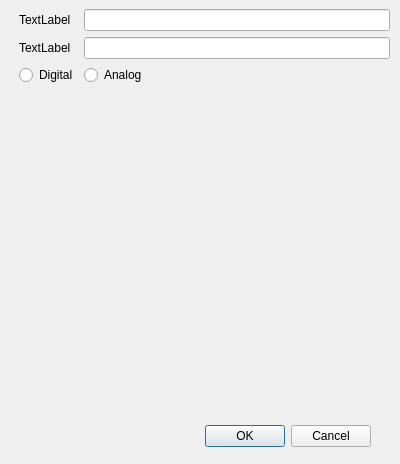
<?xml version="1.0" encoding="UTF-8"?>
<ui version="4.0">
 <class>Dialog</class>
 <widget class="QDialog" name="Dialog">
  <property name="geometry">
   <rect>
    <x>0</x>
    <y>0</y>
    <width>400</width>
    <height>464</height>
   </rect>
  </property>
  <property name="windowTitle">
   <string>Dialog</string>
  </property>
  <widget class="QDialogButtonBox" name="buttonBox">
   <property name="geometry">
    <rect>
     <x>30</x>
     <y>420</y>
     <width>341</width>
     <height>32</height>
    </rect>
   </property>
   <property name="orientation">
    <enum>Qt::Horizontal</enum>
   </property>
   <property name="standardButtons">
    <set>QDialogButtonBox::Cancel|QDialogButtonBox::Ok</set>
   </property>
  </widget>
  <widget class="QWidget" name="formLayoutWidget">
   <property name="geometry">
    <rect>
     <x>19</x>
     <y>9</y>
     <width>371</width>
     <height>401</height>
    </rect>
   </property>
   <layout class="QFormLayout" name="formLayout">
    <property name="formAlignment">
     <set>Qt::AlignLeading|Qt::AlignLeft|Qt::AlignTop</set>
    </property>
    <item row="0" column="0">
     <widget class="QLabel" name="label">
      <property name="text">
       <string>TextLabel</string>
      </property>
     </widget>
    </item>
    <item row="0" column="1">
     <widget class="QLineEdit" name="lineEdit">
      <property name="minimumSize">
       <size>
        <width>250</width>
        <height>0</height>
       </size>
      </property>
     </widget>
    </item>
    <item row="1" column="0">
     <widget class="QLabel" name="label_2">
      <property name="acceptDrops">
       <bool>true</bool>
      </property>
      <property name="layoutDirection">
       <enum>Qt::LeftToRight</enum>
      </property>
      <property name="text">
       <string>TextLabel</string>
      </property>
     </widget>
    </item>
    <item row="1" column="1">
     <widget class="QLineEdit" name="lineEdit_2">
      <property name="minimumSize">
       <size>
        <width>250</width>
        <height>0</height>
       </size>
      </property>
     </widget>
    </item>
    <item row="3" column="1">
     <widget class="QRadioButton" name="radioButton">
      <property name="text">
       <string>Analog</string>
      </property>
     </widget>
    </item>
    <item row="3" column="0">
     <widget class="QRadioButton" name="radioButton_2">
      <property name="text">
       <string>Digital</string>
      </property>
     </widget>
    </item>
   </layout>
  </widget>
 </widget>
 <resources/>
 <connections>
  <connection>
   <sender>buttonBox</sender>
   <signal>accepted()</signal>
   <receiver>Dialog</receiver>
   <slot>accept()</slot>
   <hints>
    <hint type="sourcelabel">
     <x>248</x>
     <y>254</y>
    </hint>
    <hint type="destinationlabel">
     <x>157</x>
     <y>274</y>
    </hint>
   </hints>
  </connection>
  <connection>
   <sender>buttonBox</sender>
   <signal>rejected()</signal>
   <receiver>Dialog</receiver>
   <slot>reject()</slot>
   <hints>
    <hint type="sourcelabel">
     <x>316</x>
     <y>260</y>
    </hint>
    <hint type="destinationlabel">
     <x>286</x>
     <y>274</y>
    </hint>
   </hints>
  </connection>
 </connections>
</ui>
